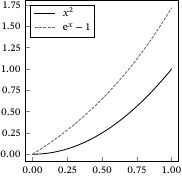

Python code for this plot:
from pathlib import PurePath
import numpy as np
import matplotlib as mpl
import matplotlib.pyplot as plt

filedir = PurePath(__file__).parent
styledir = filedir.parents[1] / "./style"

plt.style.use(str(styledir / "./base.mplstyle"))
mpl.use("pgf")
mpl.rc("pgf", preamble="\\usepackage{" + (styledir / "./matplotlib").as_posix() + "}")

x = np.linspace(0, 1, 300)

plt.figure()
plt.plot(x, x**2, label=r"$x^2$")
plt.plot(x, np.exp(x) - 1, label=r"$\symrm{e}^x-1$")
plt.legend()
plt.savefig(str(filedir / "./speed.pdf"))
